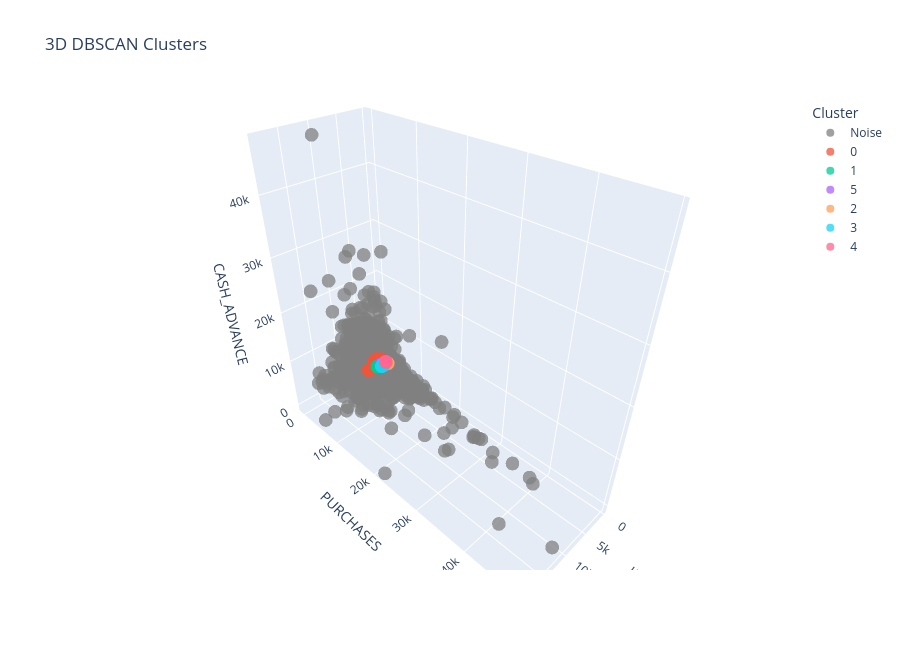

The notebook cell this image was saved under:
### Code cell
# 3D Scatter plot: BALANCE vs PURCHASES vs CASH_ADVANCE, coloured by DBSCAN_Cluster (noise in grey).

df_plot = df.copy()

# Show Noise instead of -1
df_plot["Cluster"] = df_plot["DBSCAN_Cluster"].astype(str)
df_plot.loc[df_plot["DBSCAN_Cluster"] == -1, "Cluster"] = "Noise"

fig = px.scatter_3d(
    df_plot,
    x="BALANCE",
    y="PURCHASES",
    z="CASH_ADVANCE",
    color="Cluster",
    title="3D DBSCAN Clusters",
    opacity=0.75
)

# Make Noise Grey
fig.for_each_trace(
    lambda trace: trace.update(marker=dict(color="gray"))
    if trace.name == "Noise" else ()
)

fig.update_layout(
    width=900,
    height=650
)

fig.show()

### Figure 1 — Plotly figure (JSON) as saved in the notebook; plotly's stock layout.template omitted (floating-point values rounded to 4 significant figures; data arrays with more than 128 entries replaced by an {"elided": "..."} marker saying what was removed)
{"data": [{"hovertemplate": "Cluster=Noise<br>BALANCE=%{x}<br>PURCHASES=%{y}<br>CASH_ADVANCE=%{z}<extra></extra>", "legendgroup": "Noise", "marker": {"color": "gray", "opacity": 0.75, "symbol": "circle"}, "mode": "markers", "name": "Noise", "scene": "scene", "showlegend": true, "type": "scatter3d", "x": {"elided": "8518 float values"}, "y": {"elided": "8518 float values"}, "z": {"elided": "8518 float values"}}, {"hovertemplate": "Cluster=0<br>BALANCE=%{x}<br>PURCHASES=%{y}<br>CASH_ADVANCE=%{z}<extra></extra>", "legendgroup": "0", "marker": {"color": "#EF553B", "opacity": 0.75, "symbol": "circle"}, "mode": "markers", "name": "0", "scene": "scene", "showlegend": true, "type": "scatter3d", "x": {"elided": "319 float values"}, "y": {"elided": "319 float values"}, "z": {"elided": "319 float values"}}, {"hovertemplate": "Cluster=1<br>BALANCE=%{x}<br>PURCHASES=%{y}<br>CASH_ADVANCE=%{z}<extra></extra>", "legendgroup": "1", "marker": {"color": "#00cc96", "opacity": 0.75, "symbol": "circle"}, "mode": "markers", "name": "1", "scene": "scene", "showlegend": true, "type": "scatter3d", "x": [1556.0, 2230.0, 1527.0, 1025.0, 1068.0, 1105.0, 1084.0, 1932.0, 2138.0, 965.6, 1075.0, 1452.0, 1415.0, 1613.0, 1328.0, 939.3, 969.0, 1876.0, 1329.0, 1134.0, 1054.0, 1004.0, 1159.0, 917.0, 1709.0, 1646.0, 1117.0, 1397.0, 1282.0, 1076.0, 1186.0, 863.1, 1769.0, 1140.0, 745.3, 1364.0, 1060.0, 1434.0, 1699.0, 1101.0, 1842.0, 1083.0, 915.9, 1426.0, 1259.0, 1580.0, 845.8, 1132.0, 1087.0, 1021.0, 1278.0, 1105.0], "y": [66.2, 45.65, 46.67, 77.99, 27.0, 45.65, 270.0, 120.0, 45.65, 215.0, 150.0, 205.9, 98.08, 252.0, 20.9, 50.0, 50.85, 63.62, 140.0, 34.83, 142.8, 161.3, 183.0, 156.5, 339.0, 150.0, 240.0, 210.6, 43.0, 200.0, 115.5, 37.3, 63.7, 117.0, 49.25, 74.0, 200.5, 50.0, 73.5, 220.0, 83.31, 343.2, 45.65, 103.0, 99.77, 35.0, 37.5, 120.0, 178.0, 205.5, 15.0, 200.0], "z": [0.0, 0.0, 0.0, 0.0, 0.0, 0.0, 0.0, 0.0, 0.0, 0.0, 0.0, 0.0, 0.0, 0.0, 0.0, 0.0, 0.0, 0.0, 0.0, 0.0, 0.0, 0.0, 0.0, 0.0, 0.0, 0.0, 0.0, 0.0, 0.0, 0.0, 0.0, 0.0, 0.0, 0.0, 0.0, 0.0, 0.0, 0.0, 0.0, 0.0, 0.0, 0.0, 0.0, 0.0, 0.0, 0.0, 0.0, 0.0, 0.0, 0.0, 0.0, 0.0]}, {"hovertemplate": "Cluster=5<br>BALANCE=%{x}<br>PURCHASES=%{y}<br>CASH_ADVANCE=%{z}<extra></extra>", "legendgroup": "5", "marker": {"color": "#ab63fa", "opacity": 0.75, "symbol": "circle"}, "mode": "markers", "name": "5", "scene": "scene", "showlegend": true, "type": "scatter3d", "x": [1136.0, 1118.0, 1073.0, 975.8, 687.4, 958.9, 907.4, 905.8, 1033.0, 968.2], "y": [50.98, 128.8, 57.0, 66.72, 74.42, 66.7, 55.65, 116.2, 137.6, 69.44], "z": [0.0, 0.0, 0.0, 0.0, 0.0, 0.0, 0.0, 0.0, 0.0, 0.0]}, {"hovertemplate": "Cluster=2<br>BALANCE=%{x}<br>PURCHASES=%{y}<br>CASH_ADVANCE=%{z}<extra></extra>", "legendgroup": "2", "marker": {"color": "#FFA15A", "opacity": 0.75, "symbol": "circle"}, "mode": "markers", "name": "2", "scene": "scene", "showlegend": true, "type": "scatter3d", "x": [44.91, 14.43, 31.94, 28.92, 25.77, 21.85, 42.08, 24.38, 19.96, 35.77, 37.89, 45.1, 13.72, 37.76, 19.59, 30.04, 38.92, 19.16, 23.17, 55.24], "y": [445.0, 237.5, 418.0, 324.6, 290.0, 256.1, 421.2, 366.6, 287.4, 443.0, 483.3, 469.9, 401.9, 398.6, 299.8, 420.0, 564.0, 638.1, 375.0, 750.0], "z": [0.0, 0.0, 0.0, 0.0, 0.0, 0.0, 0.0, 0.0, 0.0, 0.0, 0.0, 0.0, 0.0, 0.0, 0.0, 0.0, 0.0, 0.0, 0.0, 0.0]}, {"hovertemplate": "Cluster=3<br>BALANCE=%{x}<br>PURCHASES=%{y}<br>CASH_ADVANCE=%{z}<extra></extra>", "legendgroup": "3", "marker": {"color": "#19d3f3", "opacity": 0.75, "symbol": "circle"}, "mode": "markers", "name": "3", "scene": "scene", "showlegend": true, "type": "scatter3d", "x": [1462.0, 1038.0, 1052.0, 1007.0, 1517.0, 980.0, 944.9, 1047.0, 1048.0, 1167.0, 930.3, 1051.0, 1341.0, 1453.0, 842.1, 874.9, 1061.0, 1075.0, 955.2, 1012.0], "y": [516.0, 584.4, 354.5, 469.9, 565.6, 275.0, 449.5, 504.0, 384.0, 499.9, 445.0, 416.6, 591.0, 522.3, 496.6, 484.0, 330.0, 398.5, 499.0, 312.5], "z": [0.0, 0.0, 0.0, 0.0, 0.0, 0.0, 0.0, 0.0, 0.0, 0.0, 0.0, 0.0, 0.0, 0.0, 0.0, 0.0, 0.0, 0.0, 0.0, 0.0]}, {"hovertemplate": "Cluster=4<br>BALANCE=%{x}<br>PURCHASES=%{y}<br>CASH_ADVANCE=%{z}<extra></extra>", "legendgroup": "4", "marker": {"color": "#FF6692", "opacity": 0.75, "symbol": "circle"}, "mode": "markers", "name": "4", "scene": "scene", "showlegend": true, "type": "scatter3d", "x": [5.271, 6.109, 2.872, 5.762, 7.508, 6.227, 11.94, 7.316, 11.32, 5.606, 2.1], "y": [69.57, 73.64, 37.0, 75.0, 95.0, 54.0, 88.93, 107.0, 112.2, 114.0, 65.0], "z": [0.0, 0.0, 0.0, 0.0, 0.0, 0.0, 0.0, 0.0, 0.0, 0.0, 0.0]}], "layout": {"height": 650, "legend": {"title": {"text": "Cluster"}, "tracegroupgap": 0}, "scene": {"domain": {"x": [0, 1], "y": [0, 1]}, "xaxis": {"title": {"text": "BALANCE"}}, "yaxis": {"title": {"text": "PURCHASES"}}, "zaxis": {"title": {"text": "CASH_ADVANCE"}}}, "title": {"text": "3D DBSCAN Clusters"}, "width": 900}}
